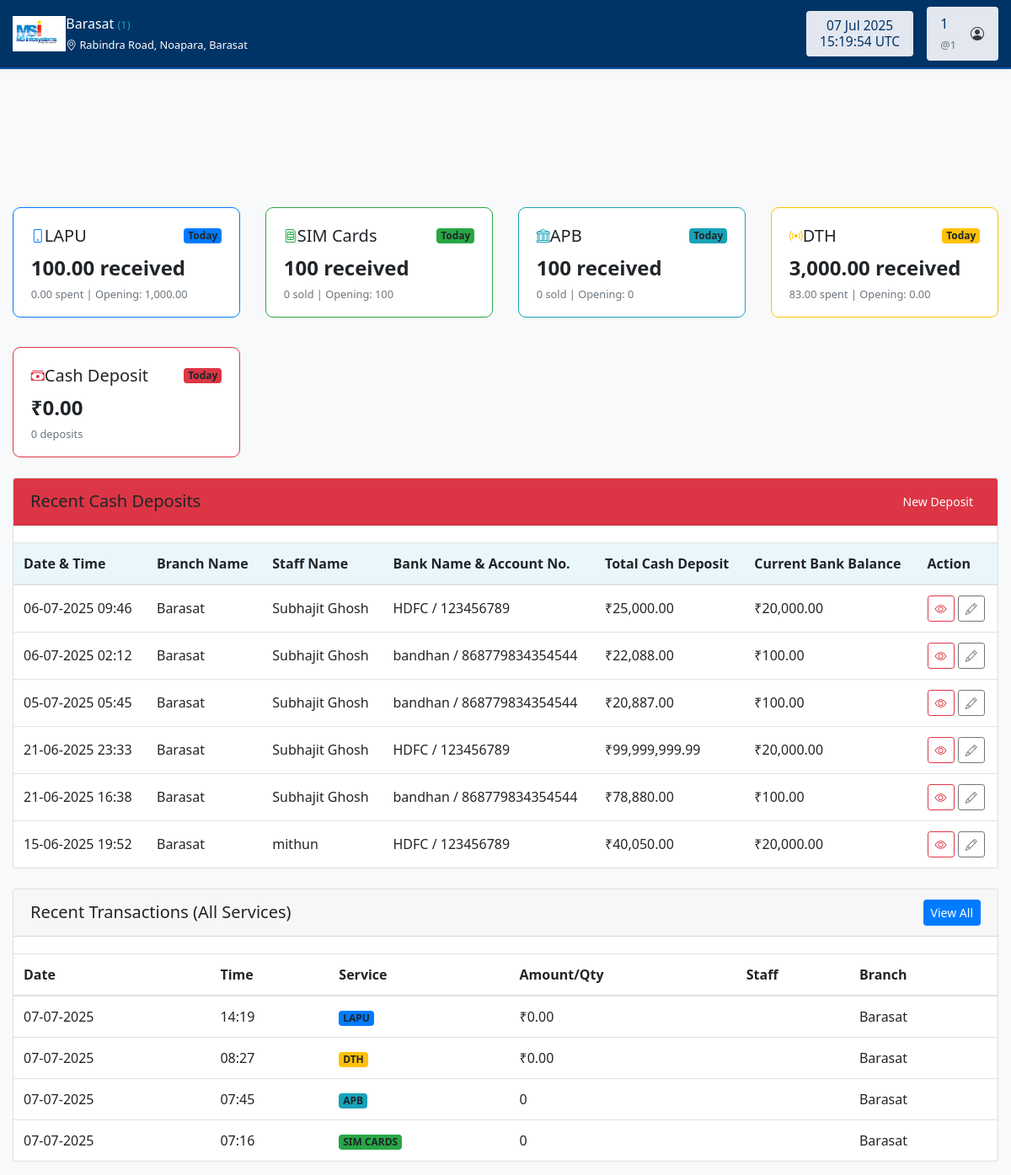
/branch/dashboard.php (signed in), run on the app's committed database.
### tables this page shows
CREATE TABLE `branches` (
  `id` int(11) NOT NULL,
  `branch_code` varchar(10) NOT NULL,
  `branch_name` varchar(100) NOT NULL,
  `branch_type` enum('main','sub','satellite') DEFAULT 'sub',
  `opening_date` date NOT NULL,
  `address1` varchar(255) NOT NULL,
  `address2` varchar(255) DEFAULT NULL,
  `city` varchar(100) NOT NULL,
  `postal_code` varchar(10) NOT NULL,
  `contact_number` varchar(15) NOT NULL,
  `email` varchar(100) NOT NULL,
  `manager_name` varchar(100) DEFAULT NULL,
  `working_hours` varchar(100) DEFAULT NULL,
  `notes` text DEFAULT NULL,
  `status` enum('active','inactive') DEFAULT 'active',
  `created_by` int(11) DEFAULT NULL,
  `created_at` timestamp NOT NULL DEFAULT current_timestamp(),
  `updated_by` int(11) DEFAULT NULL,
  `updated_at` timestamp NOT NULL DEFAULT current_timestamp() ON UPDATE current_timestamp()
);

CREATE TABLE `cash_deposits` (
  `id` int(11) NOT NULL,
  `branch_id` int(11) DEFAULT NULL,
  `staff_id` int(11) DEFAULT NULL,
  `bank_account_id` int(11) DEFAULT NULL,
  `deposit_date` date DEFAULT NULL,
  `notes_2000` int(11) DEFAULT 0,
  `notes_500` int(11) DEFAULT 0,
  `notes_200` int(11) DEFAULT 0,
  `notes_100` int(11) DEFAULT 0,
  `notes_50` int(11) DEFAULT 0,
  `notes_20` int(11) DEFAULT 0,
  `notes_10` int(11) DEFAULT 0,
  `notes_5` int(11) DEFAULT 0,
  `notes_2` int(11) DEFAULT 0,
  `notes_1` int(11) DEFAULT 0,
  `total_amount` decimal(10,2) DEFAULT 0.00,
  `created_at` timestamp NOT NULL DEFAULT current_timestamp()
);

CREATE TABLE `staff` (
  `id` int(11) NOT NULL,
  `staff_id` varchar(20) NOT NULL,
  `branch_id` int(11) NOT NULL,
  `full_name` varchar(100) NOT NULL,
  `email` varchar(100) NOT NULL,
  `mobile` varchar(15) NOT NULL,
  `username` varchar(50) NOT NULL,
  `password` varchar(255) NOT NULL,
  `role` enum('manager','supervisor','staff') NOT NULL,
  `department` varchar(50) DEFAULT NULL,
  `dob` date NOT NULL,
  `gender` enum('male','female','other') NOT NULL,
  `joining_date` date NOT NULL,
  `address` text DEFAULT NULL,
  `profile_photo` varchar(255) DEFAULT NULL,
  `status` enum('active','inactive') DEFAULT 'active',
  `created_by` int(11) DEFAULT NULL,
  `created_at` timestamp NOT NULL DEFAULT current_timestamp(),
  `updated_by` int(11) DEFAULT NULL,
  `updated_at` timestamp NOT NULL DEFAULT current_timestamp() ON UPDATE current_timestamp()
);

CREATE TABLE `bank_accounts` (
  `id` int(11) NOT NULL,
  `branch_id` int(11) DEFAULT NULL,
  `bank_name` varchar(100) NOT NULL,
  `account_number` varchar(50) NOT NULL,
  `opening_balance` decimal(10,2) DEFAULT 0.00,
  `current_balance` decimal(10,2) DEFAULT 0.00,
  `created_at` timestamp NOT NULL DEFAULT current_timestamp()
);

CREATE TABLE `lapu` (
  `id` int(11) NOT NULL,
  `branch_id` int(11) NOT NULL,
  `staff_id` int(11) DEFAULT NULL,
  `bank_account_id` int(11) DEFAULT NULL,
  `transaction_date` datetime NOT NULL,
  `cash_received` decimal(10,2) NOT NULL,
  `opening_balance` decimal(10,2) NOT NULL,
  `auto_amount` decimal(10,2) NOT NULL,
  `total_spent` decimal(10,2) NOT NULL,
  `total_available_fund` decimal(10,2) NOT NULL,
  `closing_amount` decimal(10,2) NOT NULL,
  `notes` text DEFAULT NULL,
  `created_at` datetime NOT NULL,
  `updated_at` datetime DEFAULT NULL,
  `staff_name` varchar(255) DEFAULT NULL,
  `bank_name` varchar(255) DEFAULT NULL,
  `bank_account_number` varchar(64) DEFAULT NULL
);

CREATE TABLE `dth` (
  `id` int(11) NOT NULL,
  `branch_id` int(11) DEFAULT NULL,
  `staff_id` int(11) DEFAULT NULL,
  `transaction_date` date DEFAULT NULL,
  `amount_received` decimal(10,2) DEFAULT 0.00,
  `opening_balance` decimal(10,2) DEFAULT 0.00,
  `auto_amount` decimal(10,2) DEFAULT 0.00,
  `total_available_fund` decimal(10,2) DEFAULT 0.00,
  `total_spent` decimal(10,2) DEFAULT 0.00,
  `closing_amount` decimal(10,2) DEFAULT 0.00,
  `created_at` timestamp NOT NULL DEFAULT current_timestamp(),
  `bank_account_id` int(11) DEFAULT NULL,
  `notes` text DEFAULT NULL,
  `closing_stock` int(11) DEFAULT 0
);

CREATE TABLE `apb` (
  `id` int(11) NOT NULL,
  `branch_id` int(11) DEFAULT NULL,
  `staff_id` int(11) DEFAULT NULL,
  `transaction_date` date DEFAULT NULL,
  `quantity_received` int(11) DEFAULT 0,
  `auto_quantity` int(11) NOT NULL DEFAULT 0,
  `opening_stock` int(11) DEFAULT 0,
  `total_available` int(11) DEFAULT 0,
  `total_sold` int(11) DEFAULT 0,
  `closing_stock` int(11) DEFAULT 0,
  `created_at` timestamp NOT NULL DEFAULT current_timestamp(),
  `bank_account_id` int(11) DEFAULT NULL,
  `notes` text DEFAULT NULL
);

CREATE TABLE `sim_cards` (
  `id` int(11) NOT NULL,
  `branch_id` int(11) DEFAULT NULL,
  `staff_id` int(11) DEFAULT NULL,
  `bank_account_id` int(11) DEFAULT NULL,
  `transaction_date` date DEFAULT NULL,
  `quantity_received` int(11) DEFAULT 0,
  `opening_stock` int(11) DEFAULT 0,
  `auto_quantity` int(11) DEFAULT 0,
  `total_available` int(11) DEFAULT 0,
  `total_sold` int(11) DEFAULT 0,
  `closing_stock` int(11) DEFAULT 0,
  `notes` text DEFAULT NULL,
  `created_by` varchar(100) DEFAULT NULL,
  `created_at` timestamp NOT NULL DEFAULT current_timestamp(),
  `opening_balance` decimal(10,2) DEFAULT 0.00,
  `received` decimal(10,2) DEFAULT 0.00,
  `auto_amount` decimal(10,2) DEFAULT 0.00,
  `closing_amount` decimal(10,2) DEFAULT 0.00
);

### branch/dashboard.php (the view, shortened to what the rows shown need)
<?php
$user = $_SESSION['branch_user'];
$branch_defaults = [
    'id' => 0,
    'branch_name' => '',
    'branch_code' => '',
    'address1' => '',
    'contact_number' => '',
    'email' => ''
];
try {
    $db = (new Database())->getConnection();
    $stmt = $db->prepare("SELECT * FROM branches WHERE id = ?");
    $stmt->execute([$user['branch_id']]);
    $branch = $stmt->rowCount() > 0
        ? array_merge($branch_defaults, $stmt->fetch(PDO::FETCH_ASSOC))
        : $branch_defaults;
} catch (Exception $e) {
    $branch = $branch_defaults;
}
function tableExists($db, $table) {
    try {
        $result = $db->query("SHOW TABLES LIKE '$table'");
        return ($result && $result->rowCount() > 0);
    } catch (Exception $e) { return false; }
}
$recentCashDeposits = [];
if (tableExists($db, "cash_deposits")) {
    $sql = "SELECT
                cd.id, cd.created_at, cd.deposit_date, cd.total_amount,
                b.branch_name,
                s.full_name AS staff_name,
                ba.bank_name, ba.account_number, ba.current_balance
            FROM cash_deposits cd
            LEFT JOIN branches b ON cd.branch_id = b.id
            LEFT JOIN staff s ON cd.staff_id = s.id
            LEFT JOIN bank_accounts ba ON cd.bank_account_id = ba.id
            WHERE cd.branch_id = ?
            ORDER BY cd.created_at DESC
            LIMIT 10";
    $stmt = $db->prepare($sql);
    $stmt->execute([$branch['id']]);
    $recentCashDeposits = $stmt->fetchAll(PDO::FETCH_ASSOC);
}
$recent_transactions = [];
$limit = 7;
$recent_queries = [
    [
        'table' => 'lapu',
        'service_type' => 'lapu',
        'amount_field' => 'auto_amount',
        'staff_field' => 'staff_id',
        'has_staff' => true
    ],
    [
        'table' => 'dth',
        'service_type' => 'dth',
        'amount_field' => 'auto_amount',
        'staff_field' => 'staff_id',
        'has_staff' => true
    ],
    [
        'table' => 'sim_cards',
        'service_type' => 'sim_cards',
        'amount_field' => 'total_sold',
        'staff_field' => 'staff_id',
        'has_staff' => true
    ],
    [
        'table' => 'apb',
        'service_type' => 'apb',
        'amount_field' => 'total_sold',
        'staff_field' => 'staff_id',
        'has_staff' => true
    ]
];
foreach ($recent_queries as $rq) {
    $sql = "SELECT t.id, t.created_at, '{$rq['service_type']}' as service_type, t.{$rq['amount_field']} as amount,
                s.full_name as staff_name, b.branch_name
            FROM {$rq['table']} t
            LEFT JOIN staff s ON t.{$rq['staff_field']} = s.id
            LEFT JOIN branches b ON t.branch_id = b.id
            WHERE t.branch_id = ? AND DATE(t.created_at) = ?
            ORDER BY t.created_at DESC LIMIT $limit";
    $stmt = $db->prepare($sql);
    $stmt->execute([$branch['id'], date('Y-m-d')]);
    $recent_transactions = array_merge($recent_transactions, $stmt->fetchAll(PDO::FETCH_ASSOC));
}
usort($recent_transactions, function($a, $b) {
    return strtotime($b['created_at']) <=> strtotime($a['created_at']);
});
$recent_transactions = array_slice($recent_transactions, 0, 15);
function getServiceBadgeClass($service) {
    switch ($service) {
        case 'lapu': return 'primary';
        case 'sim_cards': return 'success';
        case 'apb': return 'info';
        case 'dth': return 'warning';
    }
}
?>
<!DOCTYPE html>
<html lang="en">
<head>
    <link href="../assets/css/bootstrap.min.css" rel="stylesheet">
    <link href="../assets/css/bootstrap-icons.css" rel="stylesheet">
</head>
<body>
    <header class="main-header">
        <div class="container-fluid">
            <div class="header-container">
                <div class="branch-info d-flex align-items-center">
                    <div>
                        <span class="fw-bold fs-4"><?php echo htmlspecialchars($branch['branch_name']); ?></span>
                        <small class="text-info ms-2 fs-6">(<?php echo htmlspecialchars($branch['branch_code']); ?>)</small><br>
                        <span class="small"><i class="bi bi-geo-alt"></i> <?php echo htmlspecialchars($branch['address1']); ?></span>
                    </div>
                </div>
            </div>
        </div>
    </header>
    <div class="main-content">
        <div class="container-fluid">
            <div class="card mb-4">
                <div class="card-body px-0 pb-0">
                    <div class="table-responsive">
                        <table class="table table-hover mb-0 table-cash-deposit">
                            <thead>
                                <tr>
                                    <th>Date & Time</th>
                                    <th>Branch Name</th>
                                    <th>Staff Name</th>
                                    <th>Bank Name & Account No.</th>
                                    <th>Total Cash Deposit</th>
                                    <th>Current Bank Balance</th>
                                    <th class="text-end">Action</th>
                                </tr>
                            </thead>
                            <tbody>
                                <?php foreach($recentCashDeposits as $cd): ?>
                                <tr>
                                    <td><?php echo date('d-m-Y H:i', strtotime($cd['created_at'])); ?></td>
                                    <td><?php echo htmlspecialchars($cd['branch_name']); ?></td>
                                    <td><?php echo htmlspecialchars($cd['staff_name']); ?></td>
                                    <td><?php echo htmlspecialchars($cd['bank_name'] . " / " . $cd['account_number']); ?></td>
                                    <td>₹<?php echo number_format($cd['total_amount'], 2); ?></td>
                                    <td><?php echo is_numeric($cd['current_balance']) ? '₹' . number_format($cd['current_balance'], 2) : 'N/A'; ?></td>
                                    <td class="text-end">
                                        <a href="cash_deposit/view.php?id=<?php echo $cd['id']; ?>" class="btn btn-sm btn-outline-danger" title="View"><i class="bi bi-eye"></i></a>
                                        <a href="cash_deposit/edit.php?id=<?php echo $cd['id']; ?>" class="btn btn-sm btn-outline-secondary" title="Edit"><i class="bi bi-pencil"></i></a>
                                    </td>
                                </tr>
                                <?php endforeach; ?>
                            </tbody>
                        </table>
                    </div>
                </div>
            </div>
            <div class="card">
                <div class="card-body px-0 pb-0">
                    <div class="table-responsive">
                        <table class="table table-hover mb-0">
                            <thead>
                                <tr>
                                    <th>Date</th>
                                    <th>Time</th>
                                    <th>Service</th>
                                    <th>Amount/Qty</th>
                                    <th>Staff</th>
                                    <th>Branch</th>
                                </tr>
                            </thead>
                            <tbody>
                                <?php if (empty($recent_transactions)): ?>
                                <tr>
                                    <td colspan="6" class="text-center text-muted">No transactions found for today.</td>
                                </tr>
                                <?php else: foreach($recent_transactions as $trans): ?>
                                <tr>
                                    <td><?php echo date('d-m-Y', strtotime($trans['created_at'])); ?></td>
                                    <td><?php echo date('H:i', strtotime($trans['created_at'])); ?></td>
                                    <td>
                                        <span class="badge bg-<?php echo getServiceBadgeClass($trans['service_type']); ?>">
                                            <?php echo strtoupper(str_replace('_', ' ', $trans['service_type'])); ?>
                                        </span>
                                    </td>
                                    <td>
                                        <?php echo in_array($trans['service_type'], ['lapu','dth']) ? "₹" . number_format($trans['amount'], 2) : number_format($trans['amount']); ?>
                                    </td>
                                    <td><?php echo htmlspecialchars($trans['staff_name']); ?></td>
                                    <td><?php echo htmlspecialchars($trans['branch_name']); ?></td>
                                </tr>
                                <?php endforeach; endif; ?>
                            </tbody>
                        </table>
                    </div>
                </div>
            </div>
        </div>
    </div>
</body>
</html>

### data on the page
branches: branch_name "Barasat", branch_code "1", address1 "Rabindra Road, Noapara, Barasat"
cash_deposits: created_at "06-07-2025 09:46", branch.branch_name "Barasat", staff.full_name "Subhajit Ghosh", bank_account.account_number "HDFC / 123456789", total_amount "25,000.00", bank_account.current_balance "20,000.00"
cash_deposits: created_at "06-07-2025 02:12", branch.branch_name "Barasat", staff.full_name "Subhajit Ghosh", bank_account.account_number "bandhan / 868779834354544", total_amount "22,088.00", bank_account.current_balance "100.00"
cash_deposits: created_at "05-07-2025 05:45", branch.branch_name "Barasat", staff.full_name "Subhajit Ghosh", bank_account.account_number "bandhan / 868779834354544", total_amount "20,887.00", bank_account.current_balance "100.00"
cash_deposits: created_at "21-06-2025 23:33", branch.branch_name "Barasat", staff.full_name "Subhajit Ghosh", bank_account.account_number "HDFC / 123456789", total_amount "99,999,999.99", bank_account.current_balance "20,000.00"
cash_deposits: created_at "21-06-2025 16:38", branch.branch_name "Barasat", staff.full_name "Subhajit Ghosh", bank_account.account_number "bandhan / 868779834354544", total_amount "78,880.00", bank_account.current_balance "100.00"
cash_deposits: created_at "15-06-2025 19:52", branch.branch_name "Barasat", staff.full_name "mithun", bank_account.account_number "HDFC / 123456789", total_amount "40,050.00", bank_account.current_balance "20,000.00"
lapu: created_at "07-07-2025", created_at "14:19", service_type "LAPU", auto_amount "0.00", branch.branch_name "Barasat"
dth: created_at "07-07-2025", created_at "08:27", service_type "DTH", auto_amount "0.00", branch.branch_name "Barasat"
apb: created_at "07-07-2025", created_at "07:45", service_type "APB", total_sold "0", branch.branch_name "Barasat"
sim_cards: created_at "07-07-2025", created_at "07:16", service_type "SIM CARDS", total_sold "0", branch.branch_name "Barasat"

### other printed values
$user['full_name'] "1"
$user['username'] "1"
$lapuStatus['new_purchase'] "100.00"
$lapuStatus['total_sale'] "0.00"
$lapuStatus['opening_balance'] "1,000.00"
$simStatus['new_purchase'] "100"
$simStatus['total_sale'] "0"
$simStatus['opening_balance'] "100"
$apbStatus['new_purchase'] "100"
$apbStatus['total_sale'] "0"
$apbStatus['opening_balance'] "0"
$dthStatus['new_purchase'] "3,000.00"
$dthStatus['total_sale'] "83.00"
$dthStatus['opening_balance'] "0.00"
$cashDepositTotal "0.00"
